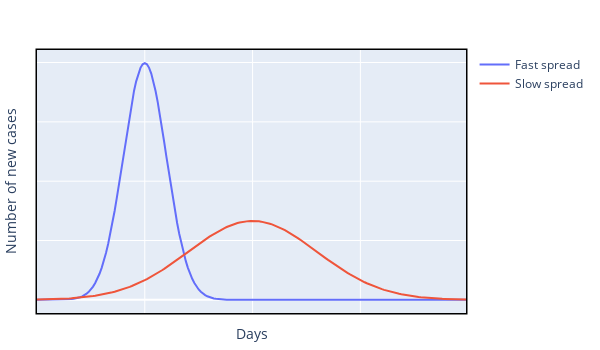

Source (notebook cell):
### Markdown cell above
You may notice that the cumulative case counts look like they are increasing exponentially. In the early days of the outbreak, experts warned the public about such [exponential growth](https://en.wikipedia.org/wiki/Exponential_growth).

But an important property of an exponential is that its derivative and integral are also exponentials. If the cumulative case count were really increasing faster and faster each day, then the daily incidence would be, too. But you can clearly see in the graphs above that the daily incidence first rises, and then plateaus and falls. It looks like a jagged hump. In fact, the daily incidence somewhat resembles a *bell curve*.

You may have seen coronavirus graphs in the news that look something like this:

### Code cell
normal_1 = stats.norm(loc = 5, scale = 1) # gaussian with mean = 5, std = 1
normal_2 = stats.norm(loc = 10, scale = 3) # gaussian with mean = 10, std = 3
x = np.arange(0,20,0.1)

fig = go.Figure()
fig.add_trace(go.Scatter(name='Fast spread',x=x,y=normal_1.pdf(x),mode='lines'))
fig.add_trace(go.Scatter(name='Slow spread',x=x,y=normal_2.pdf(x),mode='lines'))
fig.update_layout(width=600,height=350,margin=dict(l=20, r=20, t=50, b=20))
fig.update_xaxes(title='Days',showline=True, linewidth=1.5, linecolor='black', mirror=True, showticklabels=False)
fig.update_yaxes(title='Number of new cases',showline=True, linewidth=1.5, linecolor='black', mirror=True, showticklabels=False)
fig.show()

### Figure 1 — Plotly figure (JSON) as saved in the notebook; plotly's stock layout.template omitted (floating-point values rounded to 4 significant figures; data arrays with more than 128 entries replaced by an {"elided": "..."} marker saying what was removed)
{"data": [{"mode": "lines", "name": "Fast spread", "type": "scatter", "x": {"elided": "200 float values"}, "y": {"elided": "200 float values"}}, {"mode": "lines", "name": "Slow spread", "type": "scatter", "x": {"elided": "200 float values"}, "y": {"elided": "200 float values"}}], "layout": {"height": 350, "margin": {"b": 20, "l": 20, "r": 20, "t": 50}, "width": 600, "xaxis": {"linecolor": "black", "linewidth": 1.5, "mirror": true, "showline": true, "showticklabels": false, "title": {"text": "Days"}}, "yaxis": {"linecolor": "black", "linewidth": 1.5, "mirror": true, "showline": true, "showticklabels": false, "title": {"text": "Number of new cases"}}}}
